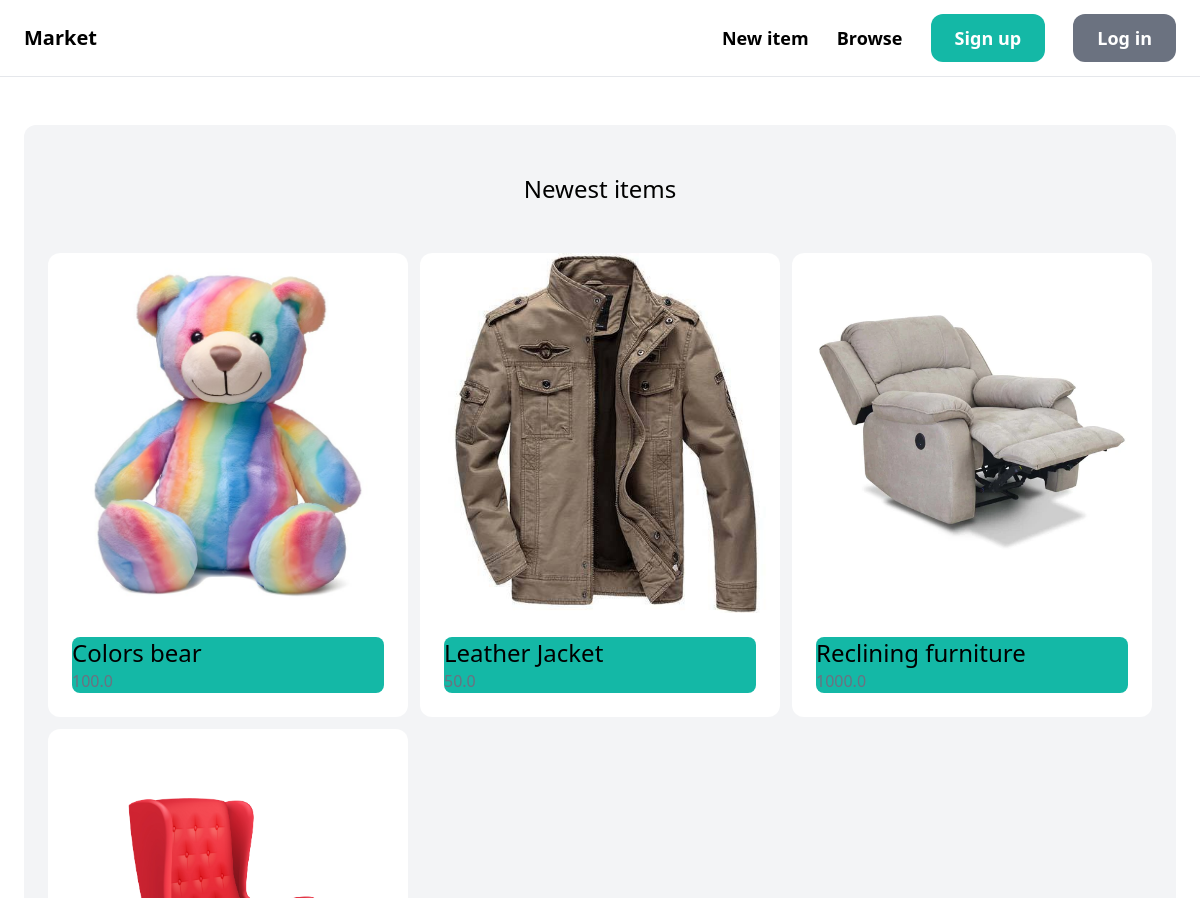
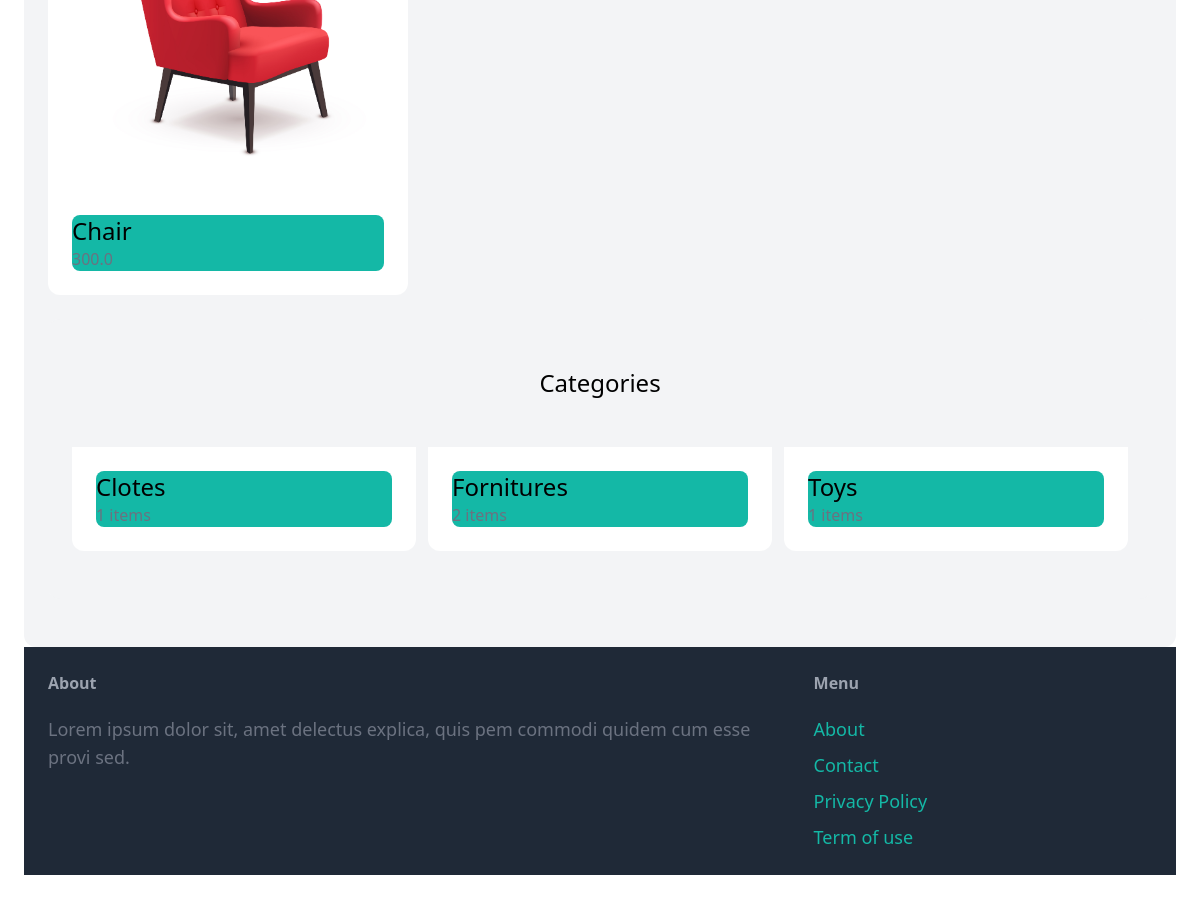
The page / on the database its author committed (2 pictures, top to bottom).
### item/models.py (models this page shows, shortened)
class Item(models.Model):
    category = models.ForeignKey(Category, related_name='items', on_delete=models.CASCADE)
    name = models.CharField(max_length=255)
    description = models.TextField(blank=True, null=True)
    price = models.FloatField()
    image = models.ImageField(upload_to='item_images', blank=True, null=True)
    is_sold = models.BooleanField(default=False)
    created_by = models.ForeignKey(User, related_name= 'Items', on_delete=models.CASCADE)
    created_at = models.DateTimeField(auto_now_add=True)

class Category(models.Model):
    name = models.CharField(max_length=255)
    class Meta:#configuraciones para el modelo
        ordering = ('name',)#ordenar los nombres
        verbose_name_plural = 'categories'#dijando por defaul agrga una s al final, esto es para corregir categoys

### core/views.py (the view)
# urls.py: path('', views.index, name='index'),
def index(request):
    items = Item.objects.filter(is_sold=False)[0:6]
    categories = Category.objects.all()
    return render(request, 'core/index.html',{
        'categories': categories,
        'items': items,
    })

### core/templates/core/index.html (shortened to what this page needs)
{% extends 'core/base.html' %}
{% block content %}
<div class="mt-6 px-6 py-12 bg-gray-100 rounded-xl">
    <h2 class="mb-12 text-2xl text-center">Newest items</h2>
    <div class="grid grid-cols-3 gap-3">
        {% for item in items %}
            <div>
                <a href="{% url 'item:detail' item.id %}">
                    <div>
                        <img src="{{ item.image.url }}" class="rounded-t-xl">
                    </div>
                    <div class="p-6 bg-white rounded-b-xl">
                        <h2 class="text-2xl bg-teal-500 rounded-t-lg">{{ item.name }}</h2>
                        <p class="text-gray-500 bg-teal-500 rounded-b-lg ">{{ item.price }}</p>
                    </div>
                </a>
            </div>
        {% endfor %}
    </div>
    <div class="mt-6 px-6 py-12 bg-gray-100 rounded-xl">
        <h2 class="mb-12 text-2xl text-center">Categories</h2>
        <div class="grid grid-cols-3 gap-3">
            {% for category in categories %}
            <div>
                <a href="#">
                    <div class="p-6 bg-white rounded-b-xl">
                        <h2 class="text-2xl bg-teal-500 rounded-t-lg">{{ category.name }}</h2>
                        <p class="text-gray-500 bg-teal-500 rounded-b-lg ">{{ category.items.count }} items</p>
                    </div>
                </a>
            </div>
        {% endfor %}
    </div>
</div>
{% endblock %}

### rows shown on the page
Item: image (picture), name "Colors bear", price "100.0"
Item: image (picture), name "Leather Jacket", price "50.0"
Item: image (picture), name "Reclining furniture", price "1000.0"
Item: image (picture), name "Chair", price "300.0"
Category: name "Clotes", items.count "1"
Category: name "Fornitures", items.count "2"
Category: name "Toys", items.count "1"
